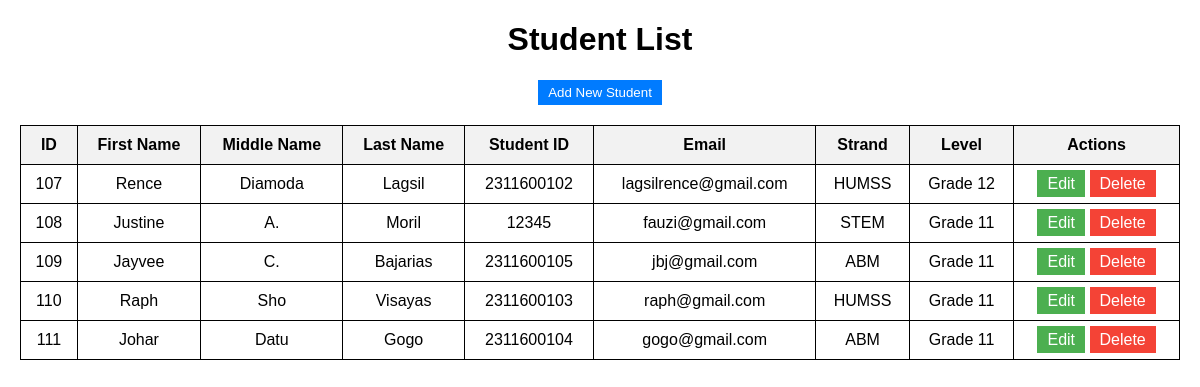
/student.php, run on the app's committed database.
### tables this page shows
CREATE TABLE `students` (
  `id` int(11) NOT NULL,
  `first_name` varchar(50) NOT NULL,
  `middle_name` varchar(50) NOT NULL,
  `last_name` varchar(50) NOT NULL,
  `birthdate` date NOT NULL,
  `student_id` varchar(100) NOT NULL,
  `street_address` varchar(100) NOT NULL,
  `city` varchar(100) NOT NULL,
  `state_province` varchar(100) NOT NULL,
  `country` varchar(100) NOT NULL,
  `zip_code` varchar(100) NOT NULL,
  `email` varchar(100) NOT NULL,
  `strand` varchar(100) NOT NULL,
  `level` varchar(100) NOT NULL
);

### student.php (the view, shortened to what this page needs)
<?php
include 'db.php';
$result = $conn->query("SELECT * FROM students");
?>
<!DOCTYPE html>
<html lang="en">
<head>
</head>
<body>
    <div class="container">
        <h1>Student List</h1>
        <a href="add_student.php"><button class="btn" style="background: #007bff;">Add New Student</button></a>
        <table>
            <tr>
                <th>ID</th>
                <th>First Name</th>
                <th>Middle Name</th>
                <th>Last Name</th>
                <th>Student ID</th>
                <th>Email</th>
                <th>Strand</th>
                <th>Level</th>
                <th>Actions</th>
            </tr>
            <?php while ($row = $result->fetch_assoc()): ?>
            <tr>
                <td><?= htmlspecialchars($row['id']) ?></td>
                <td><?= htmlspecialchars($row['first_name']) ?></td>
                <td><?= htmlspecialchars($row['middle_name']) ?></td>
                <td><?= htmlspecialchars($row['last_name']) ?></td>
                <td><?= htmlspecialchars($row['student_id']) ?></td>
                <td><?= htmlspecialchars($row['email']) ?></td>
                <td><?= htmlspecialchars($row['strand']) ?></td>
                <td><?= htmlspecialchars($row['level']) ?></td>
                <td>
                    <a href="edit_student.php?id=<?= $row['id'] ?>" class="btn edit-btn">Edit</a>
                    <a href="delete_student.php?id=<?= $row['id'] ?>" class="btn delete-btn" onclick="return confirm('Are you sure?')">Delete</a>
                </td>
            </tr>
            <?php endwhile; ?>
        </table>
    </div>
</body>
</html>

### student.php (style rules this page uses)
body { font-family: Arial, sans-serif; text-align: center; margin: 20px; }
table { width: 100%; border-collapse: collapse; margin-top: 20px; }
table, th, td { border: 1px solid black; }
th, td { padding: 10px; text-align: center; }
th { background-color: #f2f2f2; }
.btn { padding: 5px 10px; text-decoration: none; border: none; color: white; cursor: pointer; }
.edit-btn { background-color: #4CAF50; }
.delete-btn { background-color: #f44336; }
.container { max-width: 1200px; margin: auto; }

### data on the page
students: id "107", first_name "Rence", middle_name "Diamoda", last_name "Lagsil", student "2311600102", email "lagsilrence@gmail.com", strand "HUMSS", level "Grade 12"
students: id "108", first_name "Justine", middle_name "A.", last_name "Moril", student "12345", email "fauzi@gmail.com", strand "STEM", level "Grade 11"
students: id "109", first_name "Jayvee", middle_name "C.", last_name "Bajarias", student "2311600105", email "jbj@gmail.com", strand "ABM", level "Grade 11"
students: id "110", first_name "Raph", middle_name "Sho", last_name "Visayas", student "2311600103", email "raph@gmail.com", strand "HUMSS", level "Grade 11"
students: id "111", first_name "Johar", middle_name "Datu", last_name "Gogo", student "2311600104", email "gogo@gmail.com", strand "ABM", level "Grade 11"
